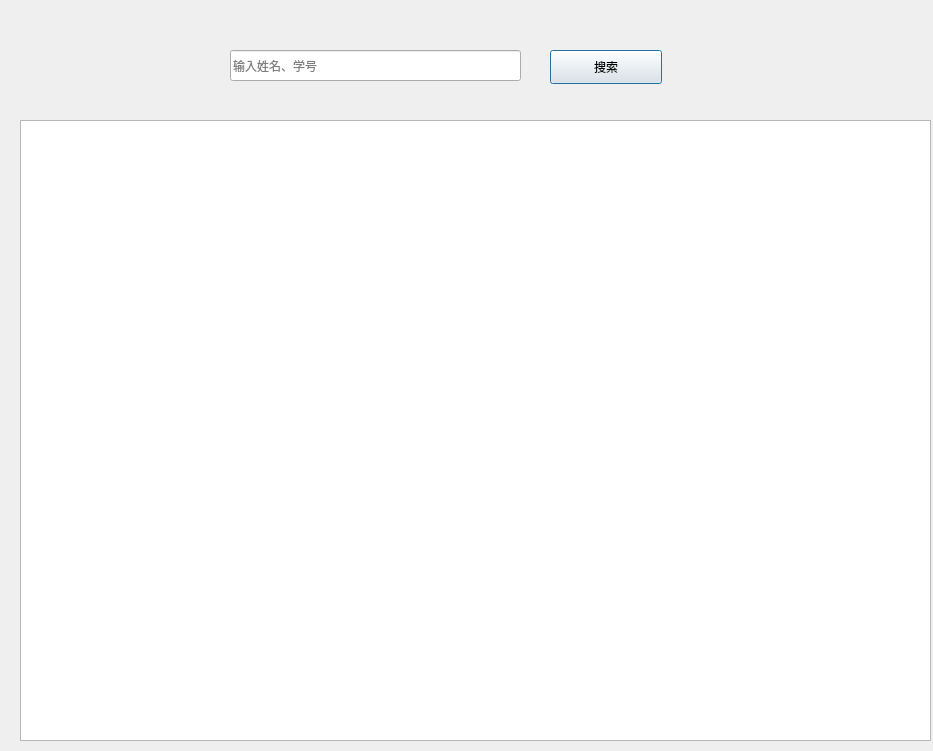
<?xml version="1.0" encoding="UTF-8"?>
<ui version="4.0">
 <class>PJPYResult</class>
 <widget class="QDialog" name="PJPYResult">
  <property name="geometry">
   <rect>
    <x>0</x>
    <y>0</y>
    <width>933</width>
    <height>751</height>
   </rect>
  </property>
  <property name="windowTitle">
   <string>评奖评优结果</string>
  </property>
  <widget class="QPushButton" name="searchBtn">
   <property name="geometry">
    <rect>
     <x>550</x>
     <y>50</y>
     <width>112</width>
     <height>34</height>
    </rect>
   </property>
   <property name="text">
    <string>搜索</string>
   </property>
  </widget>
  <widget class="QLineEdit" name="searchEdit">
   <property name="geometry">
    <rect>
     <x>230</x>
     <y>50</y>
     <width>291</width>
     <height>31</height>
    </rect>
   </property>
   <property name="placeholderText">
    <string>输入姓名、学号</string>
   </property>
  </widget>
  <widget class="QTableView" name="tableView">
   <property name="geometry">
    <rect>
     <x>20</x>
     <y>120</y>
     <width>911</width>
     <height>621</height>
    </rect>
   </property>
  </widget>
 </widget>
 <resources/>
 <connections/>
</ui>
